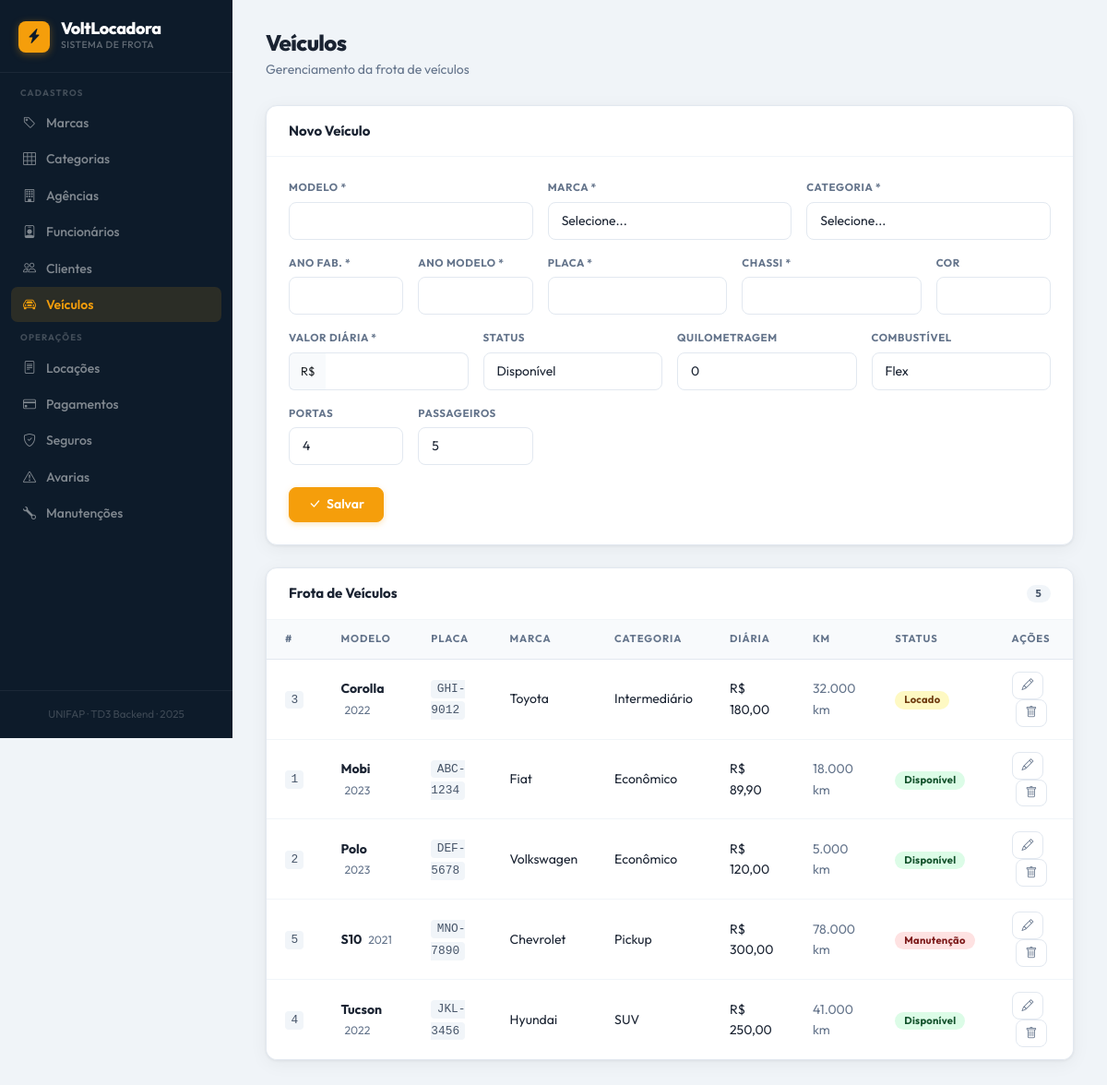
Screenshot of /index.php?page=veiculo with the database file from the repository.
### tables this page shows
CREATE TABLE IF NOT EXISTS veiculo (
    id_veiculo              INT              NOT NULL AUTO_INCREMENT,
    id_categoria            INT              NOT NULL,
    id_marca                INT              NOT NULL,
    modelo                  VARCHAR(100)     NOT NULL,
    ano_fabricacao          YEAR             NOT NULL,
    ano_modelo              YEAR             NOT NULL,
    placa                   VARCHAR(10)      NOT NULL UNIQUE,
    chassi                  VARCHAR(17)      NOT NULL UNIQUE,
    cor                     VARCHAR(50),
    valor_diaria            DECIMAL(10,2)    NOT NULL,
    status                  ENUM('disponivel','locado','manutencao','inativo')
                                             NOT NULL DEFAULT 'disponivel',
    quilometragem           INT              NOT NULL DEFAULT 0,
    combustivel             ENUM('flex','gasolina','etanol','diesel','eletrico','hibrido')
                                             NOT NULL DEFAULT 'flex',
    num_portas              TINYINT          NOT NULL DEFAULT 4,
    capacidade_passageiros  TINYINT          NOT NULL DEFAULT 5,
    PRIMARY KEY (id_veiculo),
    CONSTRAINT fk_veiculo_categoria FOREIGN KEY (id_categoria)
        REFERENCES categoria (id_categoria) ON UPDATE CASCADE ON DELETE RESTRICT,
    CONSTRAINT fk_veiculo_marca FOREIGN KEY (id_marca)
        REFERENCES marca (id_marca) ON UPDATE CASCADE ON DELETE RESTRICT
);

### dao/CategoriaDAO.php (called while the page is built, shortened)
<?php
require_once 'config/Conexao.php';
require_once 'model/Categoria.php';
class CategoriaDAO {
    private $conn;
    public function __construct() {
        $this->conn = Conexao::getConn();
    }
    public function listar() {
        $stmt = $this->conn->query("SELECT * FROM categoria ORDER BY nome");
        $lista = [];
        while ($row = $stmt->fetch(PDO::FETCH_ASSOC)) {
            $obj = new Categoria($row['nome'], $row['descricao'], $row['codigo']);
            $obj->setId($row['id_categoria']);
            $lista[] = $obj;
        }
        return $lista;
    }
}

### config/Conexao.php (called while the page is built)
<?php
class Conexao {
    private static $instance;
    public static function getConn() {
        if (!isset(self::$instance)) {
            $host   = getenv('MYSQL_HOST')     ?: 'mysql';
            $db     = getenv('MYSQL_DATABASE') ?: 'topcar';
            $user   = getenv('MYSQL_USERNAME') ?: 'mysql';
            $pass   = getenv('MYSQL_PASSWORD') ?: 'pass3word';
            self::$instance = new \PDO(
                "mysql:host=$host;dbname=$db;charset=utf8mb4",
                $user,
                $pass
            );
            self::$instance->setAttribute(PDO::ATTR_ERRMODE, PDO::ERRMODE_EXCEPTION);
            self::$instance->exec("SET NAMES 'utf8mb4' COLLATE 'utf8mb4_unicode_ci'");
        }
        return self::$instance;
    }
}

### controller/CategoriaController.php (called while the page is built, shortened)
<?php
require_once 'model/Categoria.php';
require_once 'dao/CategoriaDAO.php';
class CategoriaController {
    public function listar() {
        $dao = new CategoriaDAO();
        return $dao->listar();
    }
}

### model/Veiculo.php (called while the page is built, shortened)
<?php
class Veiculo {
    private $id;
    private $idCategoria;
    private $idMarca;
    private $modelo;
    private $anoModelo;
    private $placa;
    private $valorDiaria;
    private $status;
    private $quilometragem;
    public function __construct($idCategoria = '', $idMarca = '', $modelo = '', $anoFabricacao = '', $anoModelo = '', $placa = '', $chassi = '', $cor = '', $valorDiaria = 0, $status = 'disponivel', $quilometragem = 0, $combustivel = 'flex', $numPortas = 4, $capacidadePassageiros = 5) {
        $this->idCategoria           = $idCategoria;
        $this->idMarca               = $idMarca;
        $this->modelo                = $modelo;
        $this->anoModelo             = $anoModelo;
        $this->placa                 = $placa;
        $this->valorDiaria           = $valorDiaria;
        $this->status                = $status;
        $this->quilometragem         = $quilometragem;
    }
    public function getId()                    { return $this->id; }
    public function getIdCategoria()           { return $this->idCategoria; }
    public function getIdMarca()               { return $this->idMarca; }
    public function getModelo()                { return $this->modelo; }
    public function getAnoModelo()             { return $this->anoModelo; }
    public function getPlaca()                 { return $this->placa; }
    public function getValorDiaria()           { return $this->valorDiaria; }
    public function getStatus()                { return $this->status; }
    public function getQuilometragem()         { return $this->quilometragem; }
    public function setId($v)                    { $this->id = $v; }
}

### dao/VeiculoDAO.php (called while the page is built, shortened)
<?php
require_once 'config/Conexao.php';
require_once 'model/Veiculo.php';
class VeiculoDAO {
    private $conn;
    public function __construct() {
        $this->conn = Conexao::getConn();
    }
    public function listar() {
        $stmt = $this->conn->query("SELECT * FROM veiculo ORDER BY modelo");
        $lista = [];
        while ($row = $stmt->fetch(PDO::FETCH_ASSOC)) {
            $obj = new Veiculo($row['id_categoria'], $row['id_marca'], $row['modelo'], $row['ano_fabricacao'], $row['ano_modelo'], $row['placa'], $row['chassi'], $row['cor'], $row['valor_diaria'], $row['status'], $row['quilometragem'], $row['combustivel'], $row['num_portas'], $row['capacidade_passageiros']);
            $obj->setId($row['id_veiculo']);
            $lista[] = $obj;
        }
        return $lista;
    }
}

### controller/VeiculoController.php (called while the page is built, shortened)
<?php
require_once 'model/Veiculo.php';
require_once 'dao/VeiculoDAO.php';
class VeiculoController {
    public function listar() {
        $dao = new VeiculoDAO();
        return $dao->listar();
    }
}

### config/helpers.php (called while the page is built)
<?php
function h($val) {
    return htmlspecialchars((string)($val ?? ''), ENT_QUOTES | ENT_SUBSTITUTE, 'UTF-8');
}

### controller/MarcaController.php (called while the page is built, shortened)
<?php
require_once 'model/Marca.php';
require_once 'dao/MarcaDAO.php';
class MarcaController {
    public function listar() {
        $dao = new MarcaDAO();
        return $dao->listar();
    }
}

### dao/MarcaDAO.php (called while the page is built, shortened)
<?php
require_once 'config/Conexao.php';
require_once 'model/Marca.php';
class MarcaDAO {
    private $conn;
    public function __construct() {
        $this->conn = Conexao::getConn();
    }
    public function listar() {
        $stmt = $this->conn->query("SELECT * FROM marca ORDER BY nome");
        $lista = [];
        while ($row = $stmt->fetch(PDO::FETCH_ASSOC)) {
            $obj = new Marca($row['nome'], $row['pais_origem']);
            $obj->setId($row['id_marca']);
            $lista[] = $obj;
        }
        return $lista;
    }
}

### model/Marca.php (called while the page is built, shortened)
<?php
class Marca {
    private $id;
    private $nome;
    public function __construct($nome = '', $paisOrigem = '') {
        $this->nome       = $nome;
    }
    public function getId()          { return $this->id; }
    public function getNome()        { return $this->nome; }
    public function setId($v)          { $this->id = $v; }
}

### model/Categoria.php (called while the page is built, shortened)
<?php
class Categoria {
    private $id;
    private $nome;
    public function __construct($nome = '', $descricao = '', $codigo = '') {
        $this->nome      = $nome;
    }
    public function getId()        { return $this->id; }
    public function getNome()      { return $this->nome; }
    public function setId($v)        { $this->id = $v; }
}

### view/veiculo_form.php (the view, shortened to what this page needs)
<div class="page-hdr">
  <h1>Veículos</h1>
  <p>Gerenciamento da frota de veículos</p>
</div>
<div class="page-card p-0 mb-4">
  <div class="card-head">
    <h5 class="card-title"><?= isset($objEdit) ? 'Editar Veículo' : 'Novo Veículo' ?></h5>
  </div>
  <div class="card-body-pad">
    <form method="post" action="index.php?page=veiculo">
      <div class="row g-3">
        <div class="col-md-4">
          <label class="form-label">Modelo *</label>
          <input type="text" name="modelo" class="form-control" required value="<?= isset($objEdit) ? h($objEdit->getModelo()) : '' ?>">
        </div>
        <div class="col-md-4">
          <label class="form-label">Marca *</label>
          <select name="id_marca" class="form-select" required>
            <option value="">Selecione...</option>
          </select>
        </div>
        <div class="col-md-4">
          <label class="form-label">Categoria *</label>
          <select name="id_categoria" class="form-select" required>
            <option value="">Selecione...</option>
          </select>
        </div>
        <div class="col-md-2">
          <label class="form-label">Ano Fab. *</label>
          <input type="number" name="ano_fabricacao" class="form-control" required min="1950" max="2100" value="<?= isset($objEdit) ? $objEdit->getAnoFabricacao() : '' ?>">
        </div>
        <div class="col-md-2">
          <label class="form-label">Ano Modelo *</label>
          <input type="number" name="ano_modelo" class="form-control" required min="1950" max="2100" value="<?= isset($objEdit) ? $objEdit->getAnoModelo() : '' ?>">
        </div>
        <div class="col-md-3">
          <label class="form-label">Placa *</label>
          <input type="text" name="placa" class="form-control" required maxlength="10" value="<?= isset($objEdit) ? h($objEdit->getPlaca()) : '' ?>">
        </div>
        <div class="col-md-3">
          <label class="form-label">Chassi *</label>
          <input type="text" name="chassi" class="form-control" required maxlength="17" value="<?= isset($objEdit) ? h($objEdit->getChassi()) : '' ?>">
        </div>
        <div class="col-md-2">
          <label class="form-label">Cor</label>
          <input type="text" name="cor" class="form-control" value="<?= isset($objEdit) ? h($objEdit->getCor()) : '' ?>">
        </div>
        <div class="col-md-3">
          <label class="form-label">Valor Diária *</label>
          <div class="input-group">
            <span class="input-group-text" style="background:#f8fafc;border:1.5px solid var(--border);border-right:none;font-size:.8rem">R$</span>
            <input type="number" step="0.01" name="valor_diaria" class="form-control" required style="border-left:none" value="<?= isset($objEdit) ? $objEdit->getValorDiaria() : '' ?>">
          </div>
        </div>
        <div class="col-md-3">
          <label class="form-label">Status</label>
          <select name="status" class="form-select">
            <?php foreach (['disponivel'=>'Disponível','locado'=>'Locado','manutencao'=>'Manutenção','inativo'=>'Inativo'] as $val => $lbl): ?>
              <option value="<?= $val ?>" <?= (isset($objEdit) && $objEdit->getStatus() === $val) ? 'selected' : '' ?>><?= $lbl ?></option>
            <?php endforeach; ?>
          </select>
        </div>
        <div class="col-md-3">
          <label class="form-label">Quilometragem</label>
          <input type="number" name="quilometragem" class="form-control" value="<?= isset($objEdit) ? $objEdit->getQuilometragem() : 0 ?>">
        </div>
        <div class="col-md-3">
          <label class="form-label">Combustível</label>
          <select name="combustivel" class="form-select">
            <?php foreach (['flex'=>'Flex','gasolina'=>'Gasolina','etanol'=>'Etanol','diesel'=>'Diesel','eletrico'=>'Elétrico','hibrido'=>'Híbrido'] as $val => $lbl): ?>
              <option value="<?= $val ?>" <?= (isset($objEdit) && $objEdit->getCombustivel() === $val) ? 'selected' : '' ?>><?= $lbl ?></option>
            <?php endforeach; ?>
          </select>
        </div>
        <div class="col-md-2">
          <label class="form-label">Portas</label>
          <input type="number" name="num_portas" class="form-control" min="2" max="6" value="<?= isset($objEdit) ? $objEdit->getNumPortas() : 4 ?>">
        </div>
        <div class="col-md-2">
          <label class="form-label">Passageiros</label>
          <input type="number" name="capacidade_passageiros" class="form-control" min="1" max="20" value="<?= isset($objEdit) ? $objEdit->getCapacidadePassageiros() : 5 ?>">
        </div>
      </div>
      <div class="d-flex gap-2 mt-4">
        <button type="submit" name="acao" value="salvar" class="btn btn-primary">
          <i class="bi bi-check-lg"></i><?= isset($objEdit) ? 'Atualizar' : 'Salvar' ?>
        </button>
      </div>
    </form>
  </div>
</div>
<div class="page-card p-0">
  <div class="card-head">
    <h5 class="card-title">Frota de Veículos</h5>
    <span class="badge bg-secondary"><?= count($lista) ?></span>
  </div>
  <div class="table-wrap">
    <table class="table">
      <thead>
        <tr><th>#</th><th>Modelo</th><th>Placa</th><th>Marca</th><th>Categoria</th><th>Diária</th><th>KM</th><th>Status</th><th>Ações</th></tr>
      </thead>
      <tbody>
      <?php
      $statusColors = ['disponivel'=>'success','locado'=>'warning','manutencao'=>'danger','inativo'=>'secondary'];
      $statusLabels = ['disponivel'=>'Disponível','locado'=>'Locado','manutencao'=>'Manutenção','inativo'=>'Inativo'];
      foreach ($lista as $item): ?>
        <tr>
          <td><code><?= $item->getId() ?></code></td>
          <td>
            <strong><?= h($item->getModelo()) ?></strong>
            <small class="text-muted ms-1"><?= $item->getAnoModelo() ?></small>
          </td>
          <td><code><?= h($item->getPlaca()) ?></code></td>
          <td><?= isset($marcasMap[$item->getIdMarca()]) ? h($marcasMap[$item->getIdMarca()]) : '—' ?></td>
          <td><?= isset($categoriasMap[$item->getIdCategoria()]) ? h($categoriasMap[$item->getIdCategoria()]) : '—' ?></td>
          <td>R$ <?= number_format($item->getValorDiaria(), 2, ',', '.') ?></td>
          <td class="text-muted"><?= number_format($item->getQuilometragem(), 0, ',', '.') ?> km</td>
          <td><span class="badge bg-<?= $statusColors[$item->getStatus()] ?? 'secondary' ?>"><?= $statusLabels[$item->getStatus()] ?? $item->getStatus() ?></span></td>
          <td>
            <a href="index.php?page=veiculo&acao=editar&id=<?= $item->getId() ?>" class="btn btn-sm btn-outline-primary"><i class="bi bi-pencil"></i></a>
            <a href="index.php?page=veiculo&acao=deletar&id=<?= $item->getId() ?>" class="btn btn-sm btn-outline-danger ms-1" onclick="return confirm('Excluir veículo?')"><i class="bi bi-trash"></i></a>
          </td>
        </tr>
      <?php endforeach; ?>
      </tbody>
    </table>
  </div>
</div>

### rows the page displays
veiculo: id_veiculo "3", modelo "Corolla", ano_modelo "2022", placa "GHI-9012", id_marca "Toyota", id_categoria "Intermediário", valor_diaria "180,00", quilometragem "32.000", status "Locado"
veiculo: id_veiculo "1", modelo "Mobi", ano_modelo "2023", placa "ABC-1234", id_marca "Fiat", id_categoria "Econômico", valor_diaria "89,90", quilometragem "18.000", status "Disponível"
veiculo: id_veiculo "2", modelo "Polo", ano_modelo "2023", placa "DEF-5678", id_marca "Volkswagen", id_categoria "Econômico", valor_diaria "120,00", quilometragem "5.000", status "Disponível"
veiculo: id_veiculo "5", modelo "S10", ano_modelo "2021", placa "MNO-7890", id_marca "Chevrolet", id_categoria "Pickup", valor_diaria "300,00", quilometragem "78.000", status "Manutenção"
veiculo: id_veiculo "4", modelo "Tucson", ano_modelo "2022", placa "JKL-3456", id_marca "Hyundai", id_categoria "SUV", valor_diaria "250,00", quilometragem "41.000", status "Disponível"

### other values shown
count($lista) "5"
form field status "Disponível"
form field combustivel "Flex"
